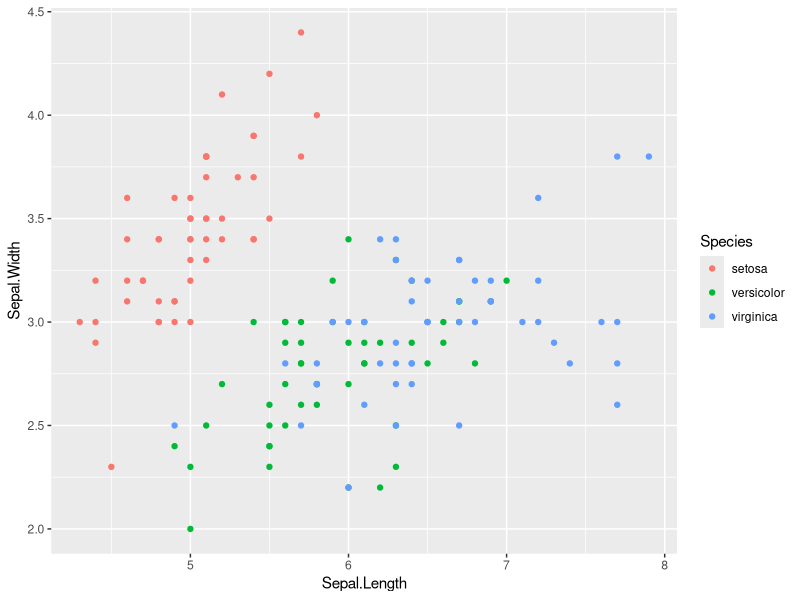
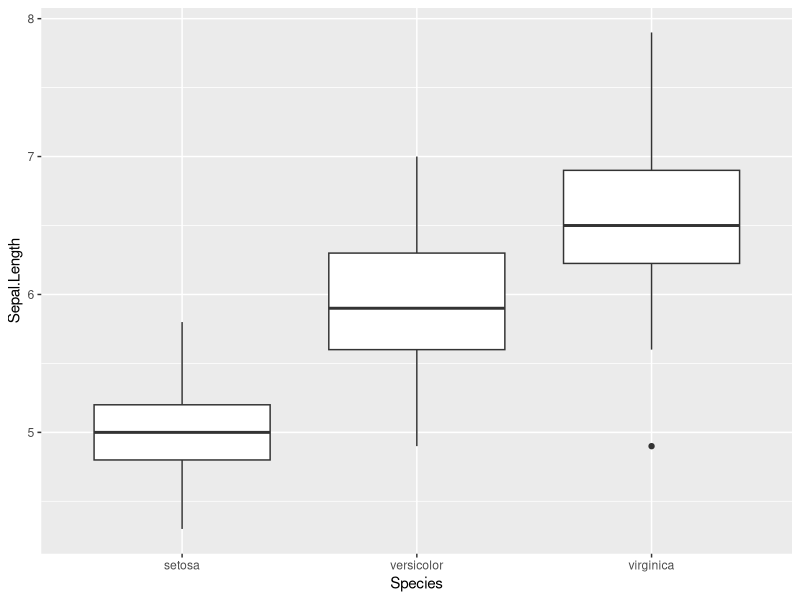

R code for these plots, in order:
## ---- chunk 1
head(iris,5)
# tail(iris,n) 
# iris
## ---- chunk 2
summary(iris)
## ---- chunk 3
library(ggplot2)
ggplot(iris,aes(x=Sepal.Length,y=Sepal.Width,color=Species))+geom_point()
## ---- chunk 4
ggplot(iris,aes(x=Species,y=Sepal.Length))+geom_boxplot()
